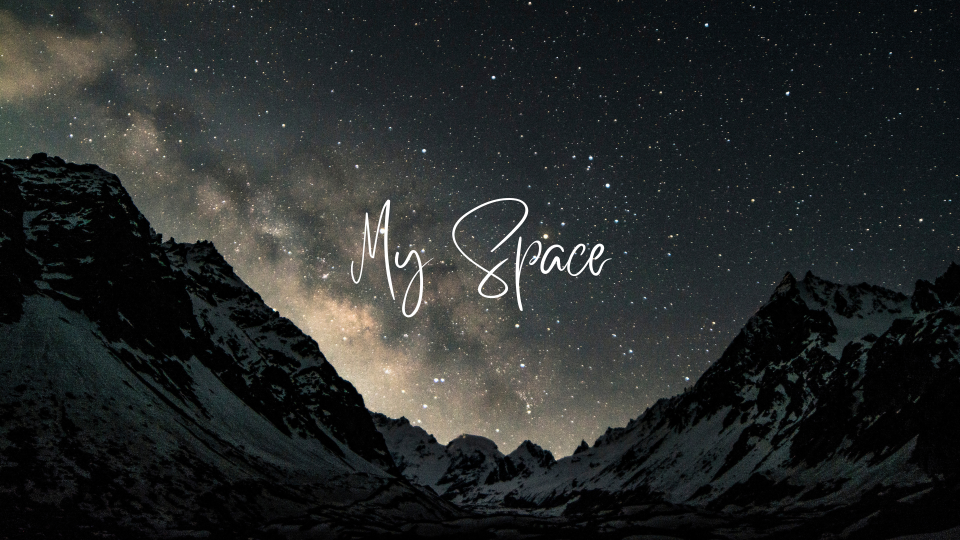
#> input picture OpenCV_Projects/Image_Processing_Project/Image.png, 1920 x 1080 px, found by its file name (shown at 1/2 size)
$ python final.py
#> lines starting #> are read from the running program, lines starting #| are printed output that depends on the picture
import cv2 as cv
import numpy as np

# Load Image
img = cv.imread(r"C:\Programming\Open CV\Image.png")
#> img is the input picture: shape (1080, 1920, 3); mean B, G, R 40.5, 41.1, 38.2
img = cv.resize(img, (500, 300))
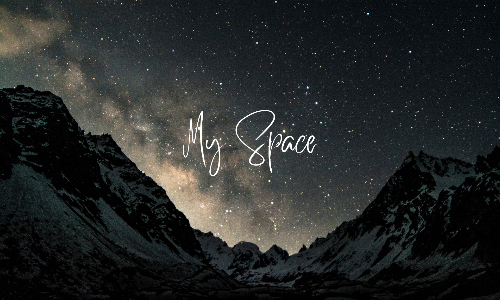
#> img: shape (300, 500, 3); mean B, G, R 40.3, 40.9, 38

if img is None:
    print("Error: Image not found.")
    exit()
else:
    print("Image Loaded Successfully!")

def show_image(window, image):
    cv.imshow(window, image)
    cv.waitKey(0)
    cv.destroyAllWindows()

def menu():
    print("\n---------- Image Processing Menu ----------")
    print("1. Show Image Information")
    print("2. Convert to Grayscale")
    print("3. Resize Image")
    print("4. Crop Image")
    print("5. Flip Image")
    print("6. Rotate Image")
    print("7. Blur (Gaussian)")
    print("8. Sharpen Image")
    print("9. Edge Detection (Canny)")
    print("10. Exit")
    choice = int(input("Enter your choice: "))
#> the answer given: 1
    return choice

while True:
    choice = menu()

    if choice == 1:
        h, w, c = img.shape
#> h = 300; w = 500; c = 3
        print(f"Height: {h}, Width: {w}, Channels: {c}")
#| Height: 300, Width: 500, Channels: 3
        show_image("Original", img)
#> the answer given: 1
#> the answer given: 1
#> the answer given: 1
#> the answer given: 1
#> the answer given: 1
#> (the run stopped early here; a loop or call above may not have finished)
